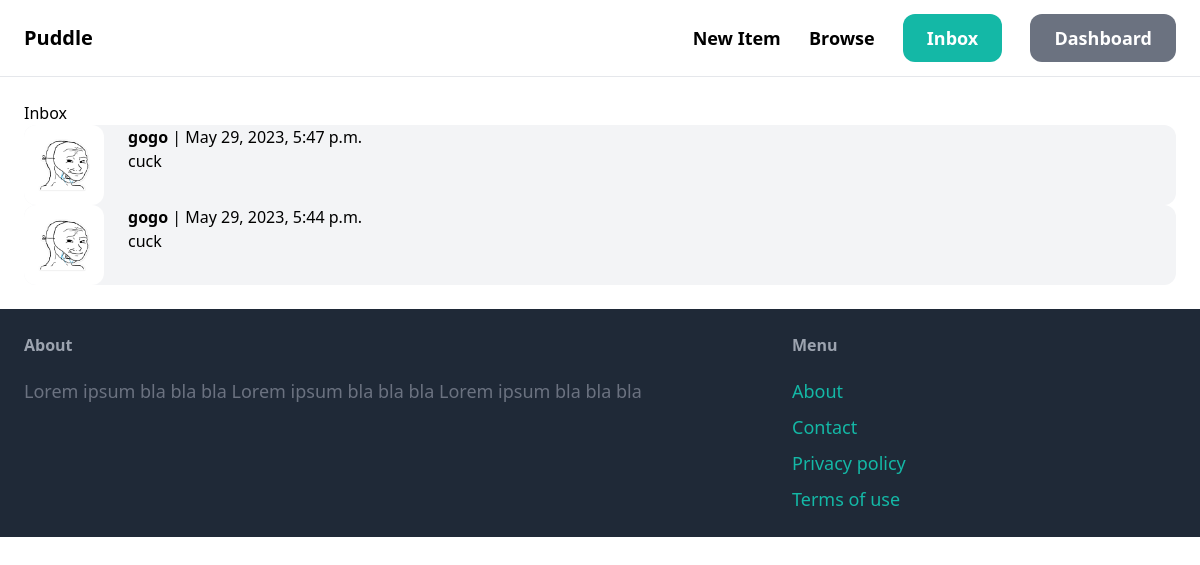
Page /inbox/ (signed in) on the earlier database version.
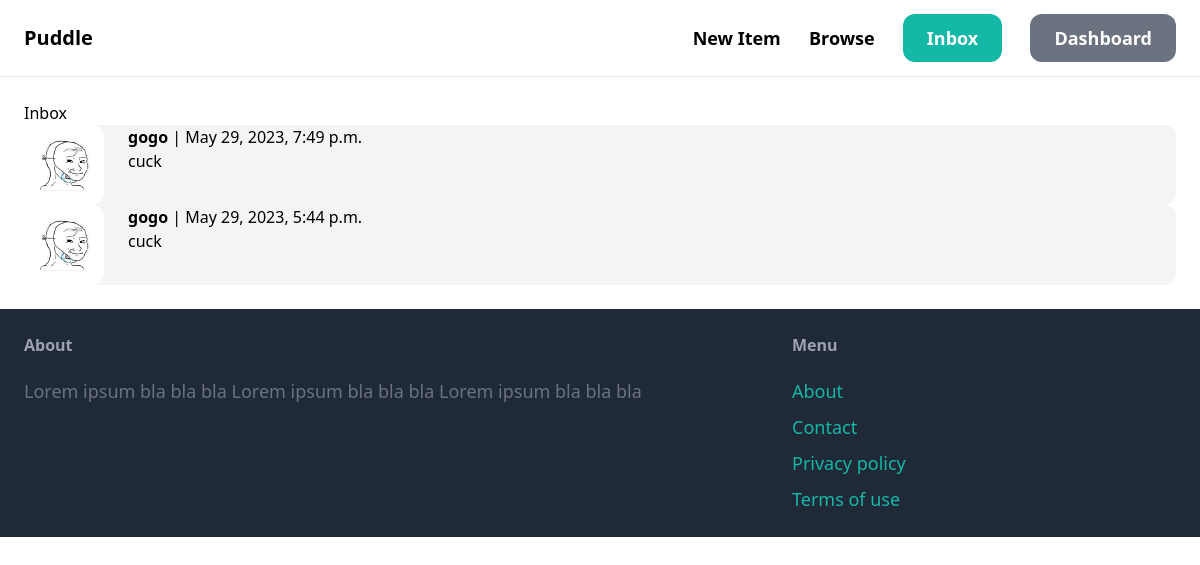
Same page on the later database version.
### conversation/models.py (models this page shows)
class Conversation(models.Model):
    item = models.ForeignKey(Item, related_name='conversations', on_delete=models.CASCADE)
    members = models.ManyToManyField(User, related_name='conversations')
    created_at = models.DateTimeField(auto_now_add=True)
    modified_at = models.DateTimeField(auto_now=True)
    class Meta:
        ordering = ('-modified_at',)

### item/models.py (models this page shows, shortened)
class Item(models.Model):
    category = models.ForeignKey(Category, related_name='items', on_delete=models.CASCADE)
    name = models.CharField(max_length=255)
    description = models.TextField(blank=True, null=True)
    salary = models.FloatField()
    image = models.ImageField(upload_to="item_images", blank=True, null=True)
    created_by = models.ForeignKey(User, related_name='items', on_delete=models.CASCADE)
    created_at = models.DateTimeField(auto_now_add=True)

### conversation/views.py (the view)
# urls.py: path('', views.inbox, name='inbox'),
@login_required
def inbox(request):
    conversations = Conversation.objects.filter(members__in=[request.user.id])
    return render(request, 'conversation/inbox.html', {
        'conversations': conversations
    })

### conversation/templates/conversation/inbox.html (shortened to what this page needs)
{% extends 'core/base.html' %}
{% block content %}
<h1>Inbox</h1>
<div>
    {% for conversation in  conversations%}
        <a href="{% url 'conversation:detail' conversation.id %}">
            <div class="pr-6 flex bg-gray-100 rounded-xl">
                <div class="pr-6">
                    <img src="{{ conversation.item.image.url }}" alt="image" class="w-20 rounded-xl" >
                </div>
                <div>
                    {% for member in conversation.members.all %}
                        {% if member != request.user %}
                            <p><strong>{{ member.username }}</strong> | {{ conversation.modified_at }}</p>
                            <p>{{conversation.item.name}}</p>
                        {% endif %}
                    {% endfor %}
                </div>
            </div>
        </a>
    {% endfor %}
</div>
{% endblock %}

Differences in the rows shown:
changed Conversation: modified_at "May 29, 2023, 5:47 p.m." → "May 29, 2023, 7:49 p.m."
